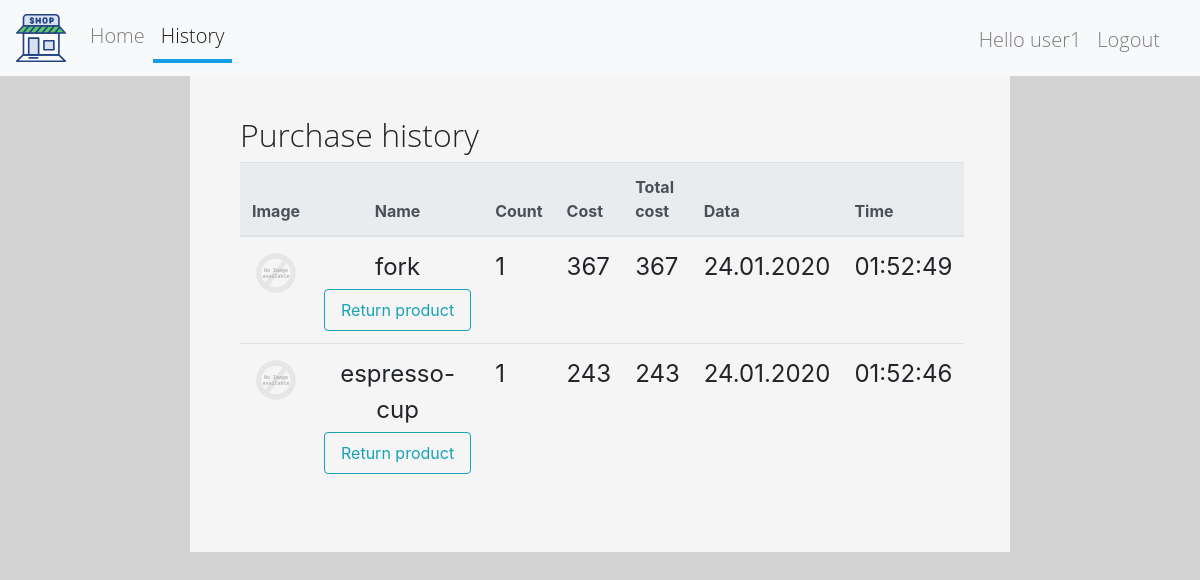
Before: /purchase_list/ (signed in) with the older database file.
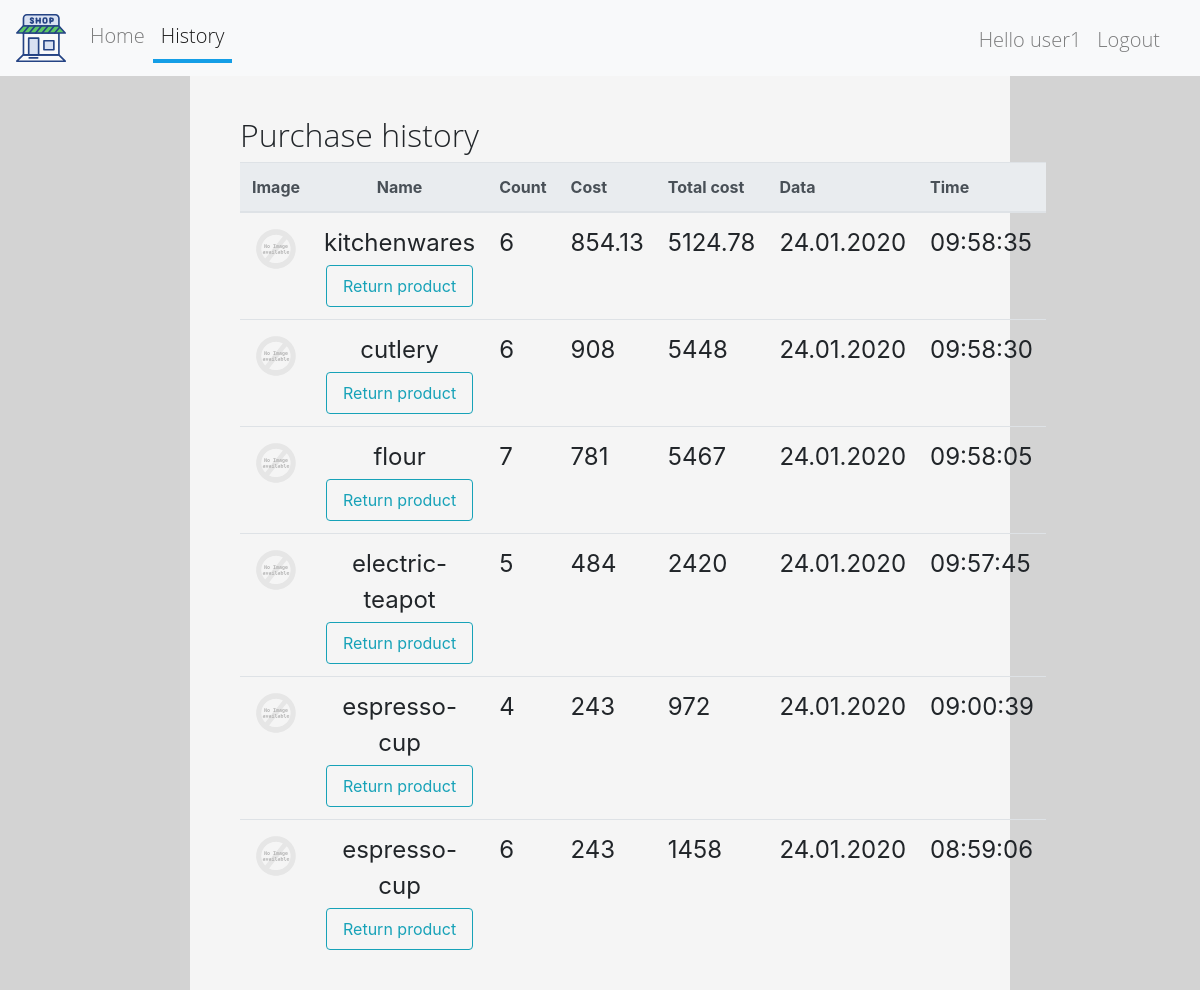
After: the same page with the newer database file.
### shop/models.py (models this page shows, shortened)
class Purchase(models.Model):
    buyer = models.ForeignKey(User, on_delete=models.DO_NOTHING)
    product = models.ForeignKey(Product, on_delete=models.DO_NOTHING, related_name='product')
    count = models.PositiveIntegerField()
    time = models.DateTimeField(auto_now_add=True)

class Product(models.Model):
    name = models.CharField(max_length=50)
    description = models.CharField(max_length=256)
    price = models.DecimalField(
        decimal_places=2,
        max_digits=12,
        validators=[MinValueValidator(Decimal('0.01'))]
    )
    photo = models.FileField(upload_to='shop/product_image/')
    count = models.PositiveIntegerField()

### shop/views.py (the view)
# urls.py: path('purchase_list/', PurchaseList.as_view(), name='purchase_list'),
class PurchaseList(ListView):
    template_name = 'shop/purchase/list.html'
    model = models.Purchase
    context_object_name = 'purchases'
    paginate_by = 6
    ordering = '-time'
    page_kwarg = 'page'
    def setup(self, request, *args, **kwargs):
        super().setup(request, *args, **kwargs)
        self.get_queryset()
    def get_queryset(self):
        qs = super().get_queryset()
        qs = qs.filter(buyer_id=self.request.user.pk)
        qs = qs.annotate(total=ExpressionWrapper(
            F('count') * F('product__price'), output_field=DecimalField()))
        return qs
    def get_context_data(self, *, object_list=None, **kwargs):
        context = super().get_context_data(object_list=None, **kwargs)
        context.update({'return_create': forms.ReturnCreateForm})
        return context

### shop/templates/shop/purchase/list.html (shortened to what this page needs)
{% extends 'shop/page_item/base.html' %}
{% load staticfiles %}
{% block content %}
    {% if user.is_authenticated %}
        <div class="col-md-8 col-sm-8 col-12 col box">
            <h2>Purchase history</h2>
            <div class="card-group mx-0 px-0">
                <table class="table table-hover">
                    <thead class="thead-light">
                    <tr>
                        <th scope="col" class="text-center">Image</th>
                        <th scope="col" class="text-center">Name</th>
                        <th scope="col">Count</th>
                        <th scope="col">Cost</th>
                        <th scope="col">Total cost</th>
                        <th scope="col">Data</th>
                        <th scope="col">Time</th>
                    </tr>
                    </thead>
                    <tbody class="purchase-list">
                    {% for purchase in purchases %}
                        <tr>
                            <td scope="row" class="text-center">
                                <img src="{{ MEDIA_URL }}{{ purchase.product.photo }}" alt="no image"
                                     onerror="if (this.src != 'static/images/alt.svg') this.src = '{% static "images/alt.svg" %}'"
                                >
                            </td>
                            <td class="text-center">
                                {{ purchase.product.name }}
                                {% include 'shop/return/create_form.html' %}
                            </td>
                            <td>{{ purchase.count }}</td>
                            <td>{{ purchase.product.price|floatformat:"-2" }}</td>
                            <td>{{ purchase.total|floatformat:"-2" }}</td>
                            <td>{{ purchase.time|date:"d.m.Y" }}</td>
                            <td>{{ purchase.time|date:"H:i:s" }}</td>
                        </tr>
                    {% empty %}
                        <tr>
                            <td>no purchases</td>
                        </tr>
                    {% endfor %}
                </table>
            </div>
        </div>
    {% endif %}
{% endblock content %}

### shop/templates/shop/return/create_form.html (shortened to what this page needs)
<div class="mx-auto mt-1">
    <form action="{% url 'shop:return_create' %}" method="post">
        <button type="submit" class="nav-link btn btn-outline-info mx-auto">
            Return product
        </button>
    </form>
</div>

Changed rows visible on the page:
removed Purchase: product.name "fork", count "1", product.price "367", total "367", time "24.01.2020", time "01:52:49"
no longer on this page (row unchanged): Purchase: product.name "espresso-cup", count "1", product.price "243", total "243", time "24.01.2020", time "01:52:46"
added Purchase: product.name "kitchenwares", count "6", product.price "854.13", total "5124.78", time "24.01.2020", time "09:58:35"
added Purchase: product.name "cutlery", count "6", product.price "908", total "5448", time "24.01.2020", time "09:58:30"
added Purchase: product.name "flour", count "7", product.price "781", total "5467", time "24.01.2020", time "09:58:05"
added Purchase: product.name "electric-teapot", count "5", product.price "484", total "2420", time "24.01.2020", time "09:57:45"
added Purchase: product.name "espresso-cup", count "4", product.price "243", total "972", time "24.01.2020", time "09:00:39"
added Purchase: product.name "espresso-cup", count "6", product.price "243", total "1458", time "24.01.2020", time "08:59:06"
